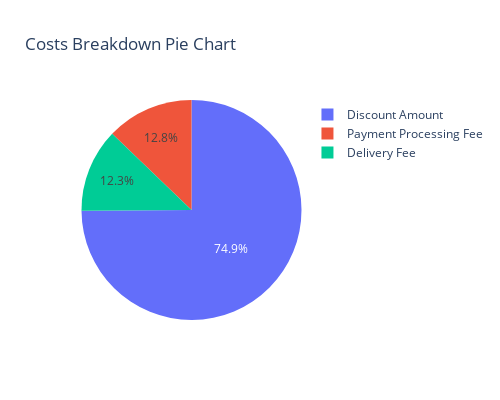

This figure's notebook cell:
### Markdown cell above
### 4.6 - Analyze Cost Breakdown

### Code cell
costs_breakdown = food[['Delivery Fee', 'Payment Processing Fee', 'Discount Amount']].sum()

# Create a DataFrame for Plotly
costs_breakdown_df = pd.DataFrame({'Expenses': costs_breakdown.index, 'Amount': costs_breakdown.values})

fig = px.pie(costs_breakdown_df, values='Amount', names='Expenses', title='Costs Breakdown Pie Chart')
fig.update_layout(
    autosize=False,
    width=500,
    height=400,
)
fig.show()

### Figure 1 — Plotly figure (JSON) as saved in the notebook; plotly's stock layout.template omitted (floating-point values rounded to 4 significant figures)
{"data": [{"domain": {"x": [0, 1], "y": [0, 1]}, "hovertemplate": "Expenses=%{label}<br>Amount=%{value}<extra></extra>", "labels": ["Delivery Fee", "Payment Processing Fee", "Discount Amount"], "legendgroup": "", "name": "", "showlegend": true, "type": "pie", "values": [28620, 29832, 174300.0]}], "layout": {"autosize": false, "height": 400, "legend": {"tracegroupgap": 0}, "title": {"text": "Costs Breakdown Pie Chart"}, "width": 500}}
